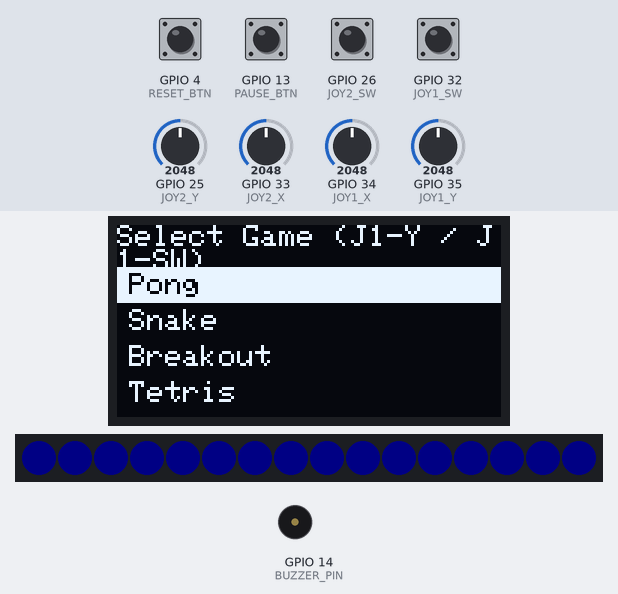
A sketch run on a simulated ESP32. On the bench: 128×64 one-colour display, 16 RGB LEDs in strip order, left to right, buzzer (waves = sounding). Inputs (shaded band) come from the test bench; at power-on: GPIO 4 (RESET_BTN), GPIO 13 (PAUSE_BTN), GPIO 26 (JOY2_SW), GPIO 32 (JOY1_SW) HIGH, GPIO 35 (JOY1_Y) = 2048, GPIO 25 (JOY2_Y) = 2048, GPIO 33 (JOY2_X) = 2048, GPIO 34 (JOY1_X) = 2048. Dim RGB values are drawn brighter than linear; EEPROM starts erased.

Above: at 3.6 s.
3.7 s: GPIO 35 (JOY1_Y) set to 1563
5.2 s: GPIO 35 (JOY1_Y) set to 1433
At 5.35 s:
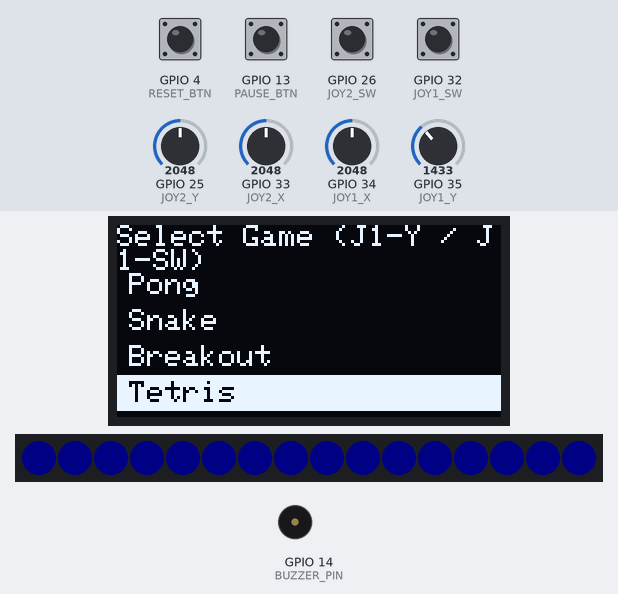
7.1 s: GPIO 32 (JOY1_SW) pulled LOW for 0.15 s
At 7.51 s:
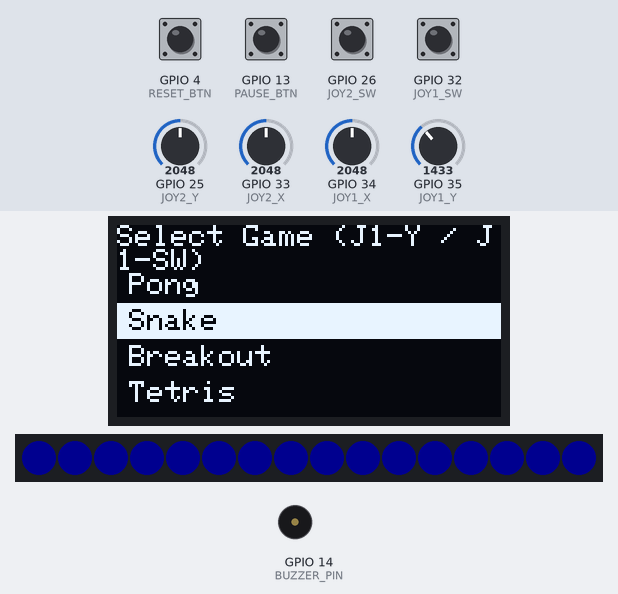
7.8 s: GPIO 13 (PAUSE_BTN) pulled LOW for 0.15 s
At 9.3 s:
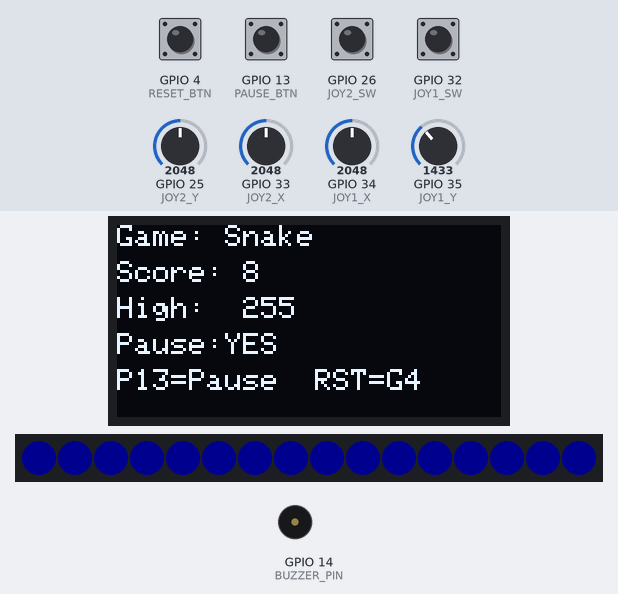
9.6 s: GPIO 4 (RESET_BTN) pulled LOW for 0.15 s
At 10.6 s:
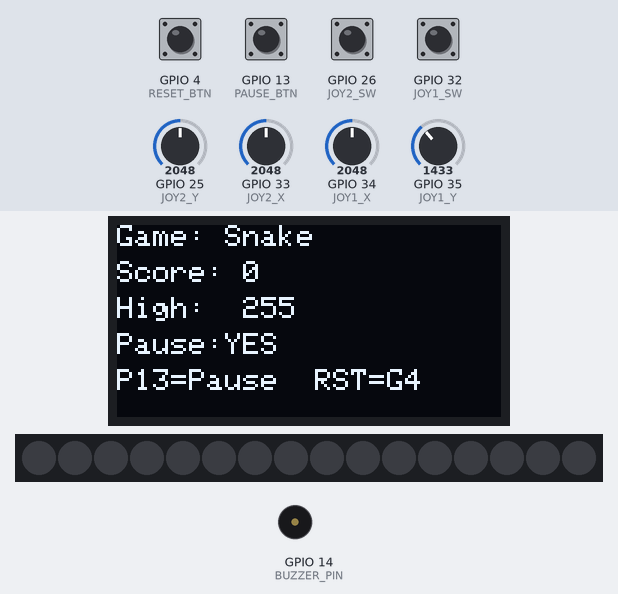
11.6 s: GPIO 13 (PAUSE_BTN) pulled LOW for 1 s
At 20.9 s:
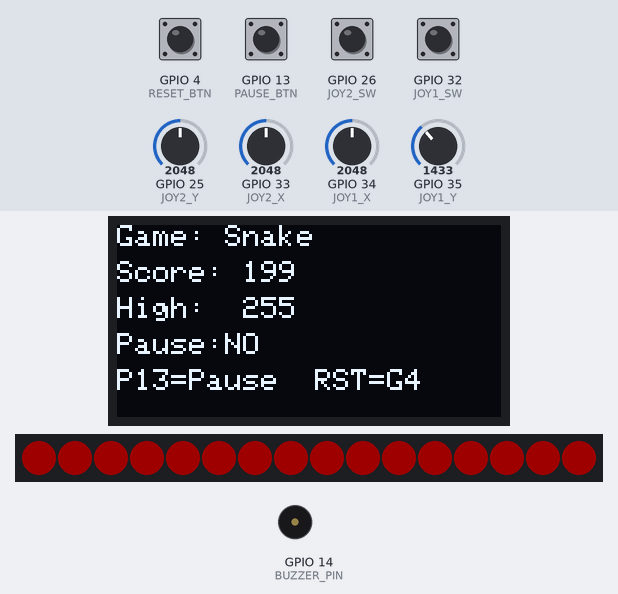
Timing chart, 0 to 22.0 s (numbered marks = the images above; inputs shaded):
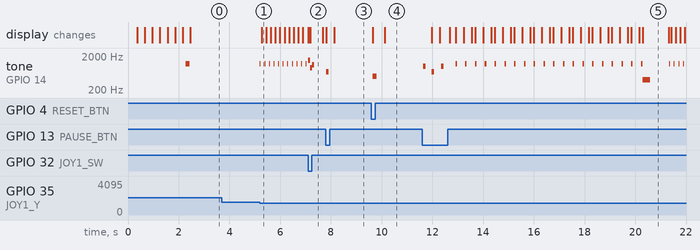

The sketch:

sketch.ino
```cpp
#include <Wire.h>
#include <Adafruit_GFX.h>
#include <Adafruit_SSD1306.h>
#include <Adafruit_NeoPixel.h>
#include <EEPROM.h>

// ===================== OLED =====================
#define SCREEN_WIDTH 128
#define SCREEN_HEIGHT 64
#define OLED_RESET   -1
Adafruit_SSD1306 display(SCREEN_WIDTH, SCREEN_HEIGHT, &Wire, OLED_RESET);

// ===================== NeoPixel =================
#define NEOPIXEL_PIN 27
#define NUMPIXELS    16
Adafruit_NeoPixel pixels(NUMPIXELS, NEOPIXEL_PIN, NEO_GRB + NEO_KHZ800);

// ===================== Joysticks =================
// Joystick 1 (Player 1)
#define JOY1_X   34  // ADC1
#define JOY1_Y   35  // ADC1
#define JOY1_SW  32  // digital (INPUT_PULLUP)

// Joystick 2 (Player 2)
#define JOY2_X   33  // ADC1
#define JOY2_Y   25  // ADC2 (ok in Wokwi; avoid WiFi when using ADC2)
#define JOY2_SW  26  // digital (INPUT_PULLUP)

// ===================== Buttons ==================
#define PAUSE_BTN 13   // Pause/Resume
#define RESET_BTN 4    // Reset score/game

// ===================== Buzzer (LEDC tone) =======
#define BUZZER_PIN 14
#define BUZZER_CH   0  // LEDC channel for tone

// ===================== EEPROM ===================
#define EEPROM_SIZE 64
const int HIGH_SCORE_ADDR = 0;

// ===================== Game/Menu =================
const char* games[] = {"Pong", "Snake", "Breakout", "Tetris"};
const int   GAME_COUNT = 4;

enum AppState { STATE_SPLASH, STATE_MENU, STATE_PLAYING };
AppState appState = STATE_SPLASH;

int selectedIndex = 0;
int highScore = 0;
int currentScore = 0;
bool paused = false;

// Timing
unsigned long lastFrameMs = 0;
const uint16_t FRAME_MS = 33; // ~30 FPS

// Joystick debounce-ish repeat timing
unsigned long lastNavMs = 0;
const uint16_t NAV_REPEAT_MS = 180;

// ===================== Helpers ==================
int  joy1X() { return analogRead(JOY1_X); }
int  joy1Y() { return analogRead(JOY1_Y); }
bool joy1Pressed() { return digitalRead(JOY1_SW) == LOW; }

int  joy2X() { return analogRead(JOY2_X); }
int  joy2Y() { return analogRead(JOY2_Y); }
bool joy2Pressed() { return digitalRead(JOY2_SW) == LOW; }

void toneBeep(int freq, int durationMs) {
  ledcAttachPin(BUZZER_PIN, BUZZER_CH);
  ledcWriteTone(BUZZER_CH, freq);
  delay(durationMs);
  ledcWriteTone(BUZZER_CH, 0);
}

void pixelsFill(uint8_t r, uint8_t g, uint8_t b) {
  for (int i = 0; i < NUMPIXELS; i++) pixels.setPixelColor(i, pixels.Color(r, g, b));
  pixels.show();
}

void rainbowAnimation(uint8_t cycles = 1, uint8_t wait = 10) {
  for (uint16_t j = 0; j < 256 * cycles; j++) {
    for (uint16_t i = 0; i < NUMPIXELS; i++) {
      pixels.setPixelColor(i, pixels.Color((i + j) & 255, (i * 5) & 255, (j * 2) & 255));
    }
    pixels.show();
    delay(wait);
  }
}

// ===================== Screens ==================
void drawSplash() {
  display.clearDisplay();
  display.setTextSize(2);
  display.setTextColor(SSD1306_WHITE);
  display.setCursor(10, 16);
  display.println("RETRO-ESP32");
  display.setTextSize(1);
  display.setCursor(20, 44);
  display.println("Press START (J1-SW)");
  display.display();

  rainbowAnimation(1, 8);
  toneBeep(1200, 150);
}

void drawMenu() {
  display.clearDisplay();
  display.setTextSize(1);
  display.setTextColor(SSD1306_WHITE);
  display.setCursor(0, 0);
  display.println("Select Game (J1-Y / J1-SW)");

  for (int i = 0; i < GAME_COUNT; i++) {
    if (i == selectedIndex) {
      // Invert selection
      display.fillRect(0, 14 + i * 12, SCREEN_WIDTH, 12, SSD1306_WHITE);
      display.setTextColor(SSD1306_BLACK);
      display.setCursor(4, 16 + i * 12);
      display.println(games[i]);
      display.setTextColor(SSD1306_WHITE);
    } else {
      display.setCursor(4, 16 + i * 12);
      display.println(games[i]);
    }
  }
  display.display();
}

void drawHUD() {
  display.clearDisplay();
  display.setTextSize(1);
  display.setCursor(0, 0);
  display.print("Game: ");
  display.println(games[selectedIndex]);
  display.setCursor(0, 12);
  display.print("Score: ");
  display.println(currentScore);
  display.setCursor(0, 24);
  display.print("High:  ");
  display.println(highScore);
  display.setCursor(0, 36);
  display.print("Pause:");
  display.println(paused ? "YES" : "NO");
  display.setCursor(0, 48);
  display.println("P13=Pause  RST=G4");
  display.display();
}

// ===================== App Logic =================
void enterMenu() {
  appState = STATE_MENU;
  pixelsFill(0, 0, 32);
  drawMenu();
}

void startGame() {
  appState = STATE_PLAYING;
  currentScore = 0;
  pixelsFill(0, 0, 64); // blue tint on start
  toneBeep(900, 80);
  toneBeep(1100, 80);
}

void endGame() {
  // High score check
  if (currentScore > highScore) {
    highScore = currentScore;
    EEPROM.write(HIGH_SCORE_ADDR, highScore);
    EEPROM.commit();
    pixelsFill(255, 215, 0); // gold
    toneBeep(1400, 200);
  } else {
    pixelsFill(128, 0, 0); // red
    toneBeep(400, 300);
  }
  delay(700);
  enterMenu();
}

void handleMenuInput() {
  int y = joy1Y();
  unsigned long now = millis();

  // Navigate with J1-Y (center ~2048). Use deadband & repeat timer.
  if (now - lastNavMs > NAV_REPEAT_MS) {
    if (y < 1500) { // up
      selectedIndex = (selectedIndex - 1 + GAME_COUNT) % GAME_COUNT;
      lastNavMs = now;
      toneBeep(1200, 40);
      drawMenu();
    } else if (y > 2600) { // down
      selectedIndex = (selectedIndex + 1) % GAME_COUNT;
      lastNavMs = now;
      toneBeep(1200, 40);
      drawMenu();
    }
  }

  // Select with J1-SW
  if (joy1Pressed()) {
    toneBeep(1500, 90);
    startGame();
    delay(200); // basic debounce
  }
}

void handlePlayingInput() {
  // Pause toggle
  if (digitalRead(PAUSE_BTN) == LOW) {
    paused = !paused;
    toneBeep(paused ? 700 : 1000, 100);
    delay(200);
  }

  // Reset
  if (digitalRead(RESET_BTN) == LOW) {
    currentScore = 0;
    pixels.clear(); pixels.show();
    toneBeep(500, 150);
    delay(300);
  }
}

void gameLoopStep() {
  // This is where you plug your actual game logic.
  // For now, we simulate a score increase and simple feedback.

  // Example use of both joysticks (read but not used visually here)
  int p1x = joy1X();
  int p1y = joy1Y();
  bool p1sw = joy1Pressed();
  int p2x = joy2X();
  int p2y = joy2Y();
  bool p2sw = joy2Pressed();

  // Simulate scoring
  currentScore++;

  // Feedback every 10 points
  if (currentScore % 10 == 0) {
    pixelsFill(0, 200, 0); // green pulse
    toneBeep(1200, 60);
    pixelsFill(0, 0, 64);
  }

  // End game sample condition (just for demo)
  if (currentScore >= 200) endGame();
}

// ===================== Setup / Loop ===============
void setup() {
  Serial.begin(115200);

  // Inputs
  pinMode(JOY1_SW, INPUT_PULLUP);
  pinMode(JOY2_SW, INPUT_PULLUP);
  pinMode(PAUSE_BTN, INPUT_PULLUP);
  pinMode(RESET_BTN, INPUT_PULLUP);

  // Buzzer
  ledcSetup(BUZZER_CH, 2000, 8); // base config; freq changes per beep
  ledcAttachPin(BUZZER_PIN, BUZZER_CH);

  // OLED
  if (!display.begin(SSD1306_SWITCHCAPVCC, 0x3C)) {
    Serial.println("SSD1306 allocation failed");
    for(;;);
  }
  display.clearDisplay();
  display.display();

  // NeoPixel
  pixels.begin();
  pixels.setBrightness(60);
  pixels.clear();
  pixels.show();

  // EEPROM
  EEPROM.begin(EEPROM_SIZE);
  highScore = EEPROM.read(HIGH_SCORE_ADDR);

  // Splash then menu
  drawSplash();
  enterMenu();
}

void loop() {
  switch (appState) {
    case STATE_MENU:
      handleMenuInput();
      break;

    case STATE_PLAYING:
      handlePlayingInput();

      if (!paused) {
        unsigned long now = millis();
        if (now - lastFrameMs >= FRAME_MS) {
          lastFrameMs = now;
          gameLoopStep();
          drawHUD();
        }
      } else {
        drawHUD();
        delay(60);
      }
      break;

    case STATE_SPLASH:
    default:
      enterMenu();
      break;
  }
}
```

Measured:
- the behaviour switches between 1500 and 1499 on GPIO 35 (JOY1_Y) (found by bisection; images 0 and 1)
- after the input at 3.7 s, every drawn part: stays the same
- after the input at 5.2 s, tone on GPIO 14 (BUZZER_PIN): alternates 1200 Hz for 0.04 s and silent for 0.14 s, starting at once; the display: changes after 0.07 s (image 1)
- after the input at 9.6 s, tone on GPIO 14 (BUZZER_PIN): silent → 500 Hz after 0.05 s, → silent 0.15 s later
- after the input at 11.6 s, tone on GPIO 14 (BUZZER_PIN): plays 1000 Hz for 0.10 s, 700 Hz for 0.10 s, 1000 Hz for 0.10 s, 1200 Hz for 0.06 s, 1200 Hz for 0.06 s, 1200 Hz for 0.06 s … (28 notes in this stretch), starting at once; the display: first changes after 0.37 s (image 5 shows a later state)
